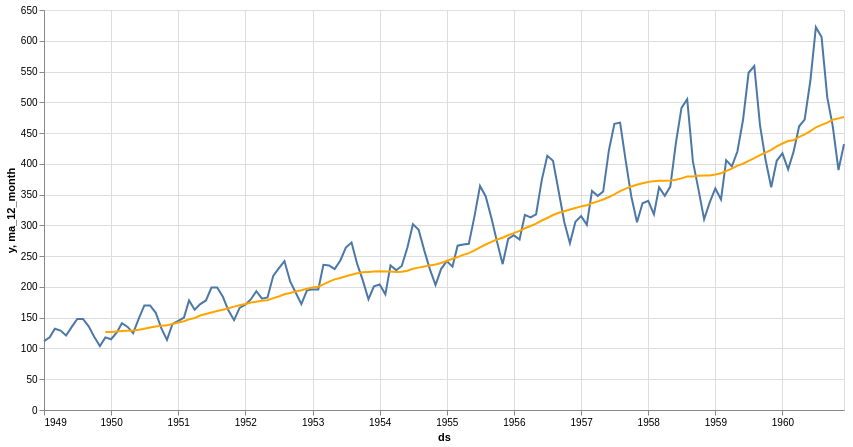
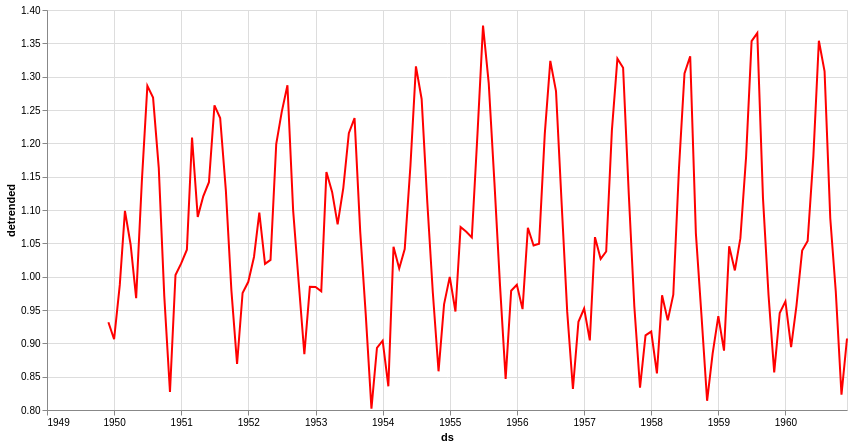
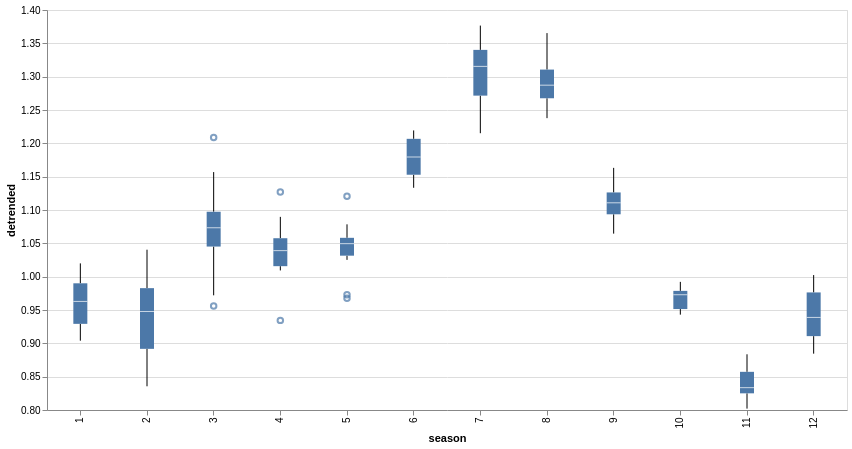

The cell these charts' notebook holds for them, in order:
### Code cell
base = alt.Chart(df_ap)

full = base.mark_line().encode(
    alt.X('ds:T'),
    alt.Y('y:Q'),
    tooltip=['ds', 'y']
).properties(
    width=800,
    height=400
)

ma_12_month = full.mark_line(color='orange').encode(
    alt.Y('ma_12_month:Q'),
)

detrended = full.mark_line(color='red').encode(
    alt.Y('detrended:Q').scale(zero=False)
)

seasonlity = (
    full
    .mark_boxplot()
    .encode(
        alt.X('season:O'),
        alt.Y('detrended:Q').scale(zero=False),
    )
)

display(full + ma_12_month )
display(detrended)
display(seasonlity)

### Figure 1 — Vega-Lite specification as saved in the notebook (floating-point values rounded to 4 significant figures; data arrays with more than 128 entries replaced by an {"elided": "..."} marker saying what was removed)
{"config": {"view": {"continuousWidth": 300, "continuousHeight": 300}}, "layer": [{"mark": {"type": "line"}, "encoding": {"tooltip": [{"field": "ds", "type": "temporal"}, {"field": "y", "type": "quantitative"}], "x": {"field": "ds", "type": "temporal"}, "y": {"field": "y", "type": "quantitative"}}}, {"mark": {"type": "line", "color": "orange"}, "encoding": {"tooltip": [{"field": "ds", "type": "temporal"}, {"field": "y", "type": "quantitative"}], "x": {"field": "ds", "type": "temporal"}, "y": {"field": "ma_12_month", "type": "quantitative"}}}], "data": {"name": "data-61d5163c2695a70163089cda035917dd"}, "height": 400, "width": 800, "$schema": "https://vega.github.io/schema/vega-lite/v5.20.1.json", "datasets": {"data-61d5163c2695a70163089cda035917dd": {"elided": "144 records"}}}

### Figure 2 — Vega-Lite specification as saved in the notebook (floating-point values rounded to 4 significant figures; data arrays with more than 128 entries replaced by an {"elided": "..."} marker saying what was removed)
{"config": {"view": {"continuousWidth": 300, "continuousHeight": 300}}, "data": {"name": "data-61d5163c2695a70163089cda035917dd"}, "mark": {"type": "line", "color": "red"}, "encoding": {"tooltip": [{"field": "ds", "type": "temporal"}, {"field": "y", "type": "quantitative"}], "x": {"field": "ds", "type": "temporal"}, "y": {"field": "detrended", "scale": {"zero": false}, "type": "quantitative"}}, "height": 400, "width": 800, "$schema": "https://vega.github.io/schema/vega-lite/v5.20.1.json", "datasets": {"data-61d5163c2695a70163089cda035917dd": {"elided": "144 records"}}}

### Figure 3 — Vega-Lite specification as saved in the notebook (floating-point values rounded to 4 significant figures; data arrays with more than 128 entries replaced by an {"elided": "..."} marker saying what was removed)
{"config": {"view": {"continuousWidth": 300, "continuousHeight": 300}}, "data": {"name": "data-61d5163c2695a70163089cda035917dd"}, "mark": {"type": "boxplot"}, "encoding": {"tooltip": [{"field": "ds", "type": "temporal"}, {"field": "y", "type": "quantitative"}], "x": {"field": "season", "type": "ordinal"}, "y": {"field": "detrended", "scale": {"zero": false}, "type": "quantitative"}}, "height": 400, "width": 800, "$schema": "https://vega.github.io/schema/vega-lite/v5.20.1.json", "datasets": {"data-61d5163c2695a70163089cda035917dd": {"elided": "144 records"}}}
